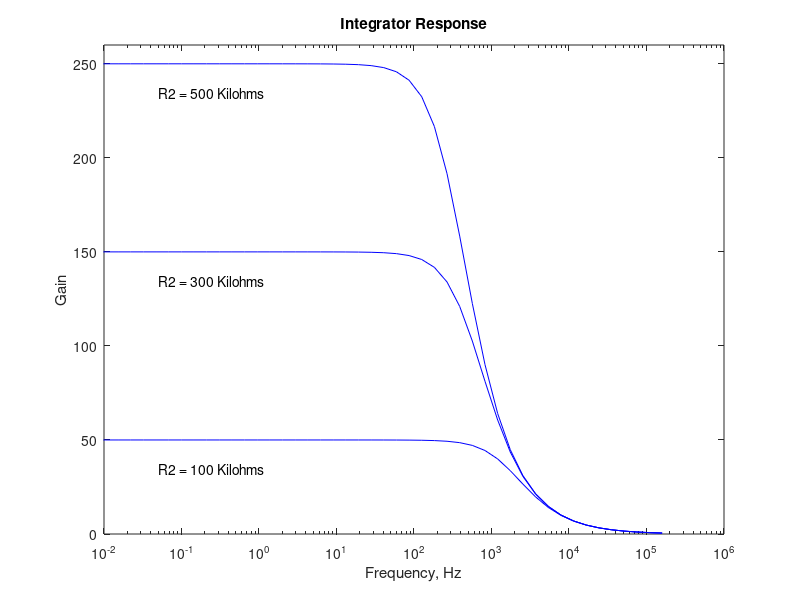

This figure's MATLAB source:
% Frequency response of lowpass circuit
c = 1e-9; r1 = 2e3;
r2 = [100e3, 300e3, 500e3];
n1 = -1/(c*r1); d1 = 1/(c*r2(1));
num1 = [n1]; den1 = [1 d1];
w = logspace(-2,6);
h1 = freqs(num1,den1,w);
f = w/(2*pi);
d2 = 1/(c*r2(2)); den2 = [1 d2];
h2 = freqs(num1, den2, w);
d3 = 1/(c*r2(3)); den3 = [1 d3];
h3 = freqs(num1,den3,w);
semilogx(f,abs(h1),'b',f,abs(h2),'b',f,abs(h3),'b')
xlabel('Frequency, Hz')
ylabel('Gain')
axis([1.0e-2,1.0e6,0,260])
text(5.0e-2,35,'R2 = 100 Kilohms')
text(5.0e-2,135,'R2 = 300 Kilohms')
text(5.0e-2,235,'R2 = 500 Kilohms')
title('Integrator Response')
